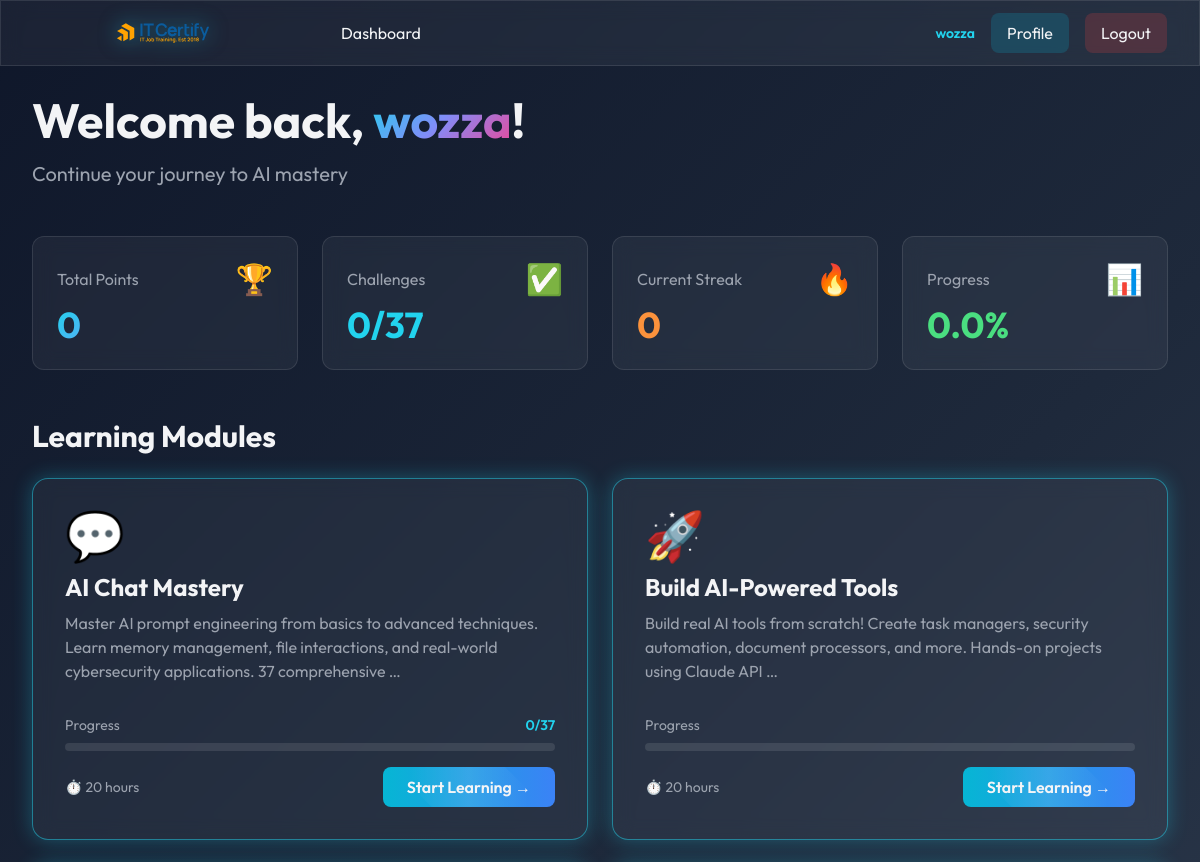
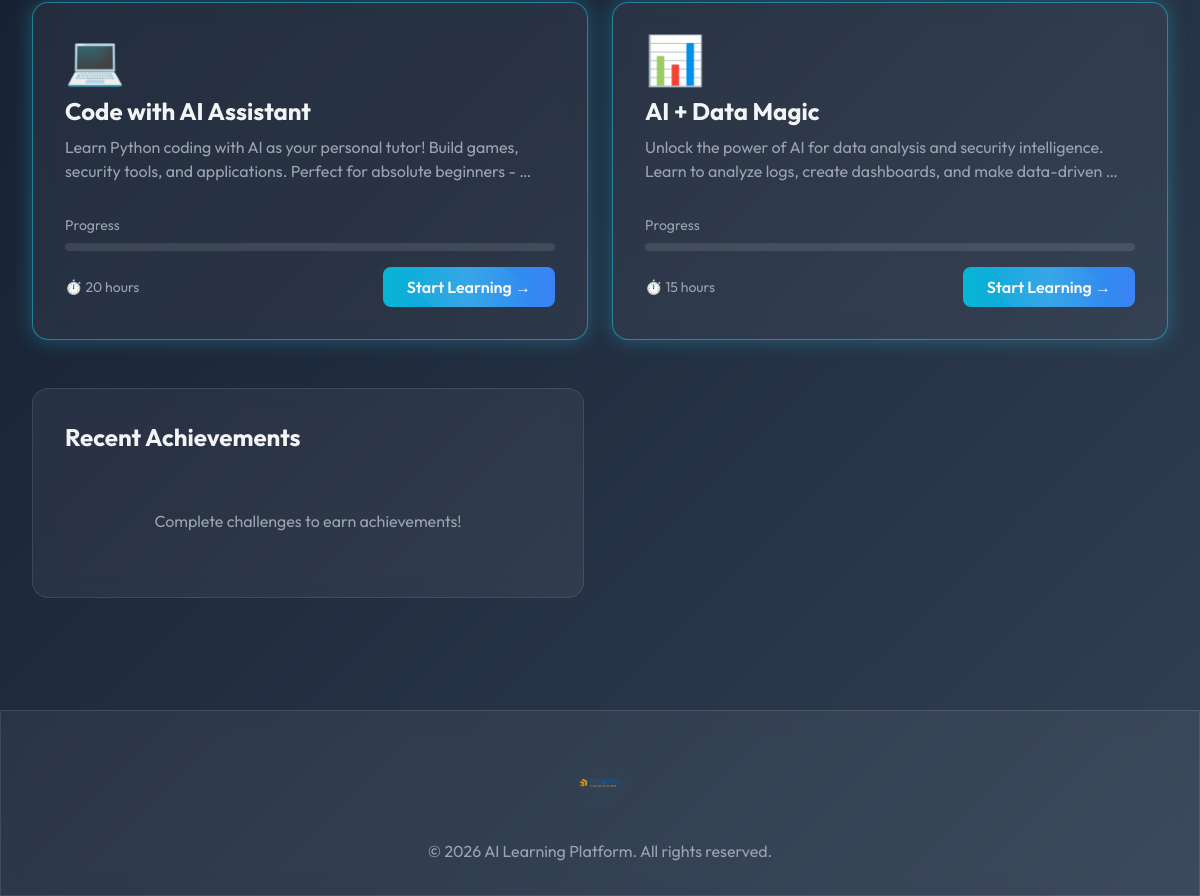
The page /dashboard/ (signed in) on the database its author committed (2 pictures, top to bottom).
### learning/models.py (models this page shows, shortened)
class Leaderboard(models.Model):
    user = models.OneToOneField(User, on_delete=models.CASCADE, related_name='leaderboard')
    total_points = models.IntegerField(default=0)
    challenges_completed = models.IntegerField(default=0)
    modules_completed = models.IntegerField(default=0)
    current_streak = models.IntegerField(default=0)
    longest_streak = models.IntegerField(default=0)
    last_activity_date = models.DateField(default=timezone.now)
    class Meta:
        ordering = ['-total_points', '-challenges_completed']

class Module(models.Model):
    MODULE_TYPES = [
        ('chat', 'AI Chat Mastery'),
        ('builder', 'Build AI-Powered Tools'),
        ('coding', 'Code with AI Assistant'),
        ('data', 'AI + Data Magic'),
    ]
    title = models.CharField(max_length=200)
    description = models.TextField()
    module_type = models.CharField(max_length=20, choices=MODULE_TYPES)
    order = models.IntegerField(default=0)
    duration_hours = models.IntegerField(default=15)
    icon = models.CharField(max_length=50, default='🎯')
    is_active = models.BooleanField(default=True)
    prerequisite = models.ForeignKey('self', on_delete=models.SET_NULL, null=True, blank=True, related_name='unlocks')
    created_at = models.DateTimeField(auto_now_add=True)
    class Meta:
        ordering = ['order']
    def is_unlocked_for_user(self, user):
        if not self.prerequisite:
            return True  # First module is always unlocked

class UserProgress(models.Model):
    user = models.ForeignKey(User, on_delete=models.CASCADE, related_name='progress')
    module = models.ForeignKey(Module, on_delete=models.CASCADE)
    challenges_completed = models.IntegerField(default=0)
    total_points = models.IntegerField(default=0)
    started_at = models.DateTimeField(auto_now_add=True)
    last_activity = models.DateTimeField(auto_now=True)
    completed = models.BooleanField(default=False)
    class Meta:
        unique_together = ['user', 'module']

### learning/views.py (the view)
# urls.py: path('dashboard/', views.dashboard, name='dashboard'),
@login_required
def dashboard(request):
    modules = Module.objects.filter(is_active=True)
    user_progress = UserProgress.objects.filter(user=request.user)
    leaderboard, created = Leaderboard.objects.get_or_create(user=request.user)
    total_challenges = Challenge.objects.filter(module__is_active=True).count()
    completed_challenges = ChallengeAttempt.objects.filter(
        user=request.user,
        passed=True
    ).values('challenge').distinct().count()
    progress_percentage = (completed_challenges / total_challenges * 100) if total_challenges > 0 else 0
    recent_achievements = UserAchievement.objects.filter(
        user=request.user
    ).order_by('-earned_at')[:5]
    top_performers = Leaderboard.objects.all()[:10]
    modules_with_status = []
    for module in modules:
        modules_with_status.append({
            'module': module,
            'is_unlocked': module.is_unlocked_for_user(request.user)
        })
    context = {
        'modules': modules,
        'modules_with_status': modules_with_status,
        'user_progress': user_progress,
        'leaderboard': leaderboard,
        'progress_percentage': round(progress_percentage, 1),
        'completed_challenges': completed_challenges,
        'total_challenges': total_challenges,
        'recent_achievements': recent_achievements,
        'top_performers': top_performers,
    }
    return render(request, 'dashboard.html', context)

### templates/dashboard.html (shortened to what this page needs)
{% extends 'base.html' %}
{% block content %}
<div class="max-w-7xl mx-auto px-4 sm:px-6 lg:px-8">
    <div class="mb-12">
        <h1 class="text-5xl font-bold mb-4">
            Welcome back, <span class="gradient-text">{{ user.username }}</span>!
        </h1>
        <p class="text-xl text-gray-400">Continue your journey to AI mastery</p>
    </div>
    <div class="grid md:grid-cols-4 gap-6 mb-12">
        <div class="glass-effect rounded-xl p-6 hover-lift">
            <div class="flex items-center justify-between mb-2">
                <span class="text-gray-400">Total Points</span>
                <span class="text-3xl">🏆</span>
            </div>
            <div class="text-4xl font-bold gradient-text">{{ leaderboard.total_points }}</div>
        </div>
        <div class="glass-effect rounded-xl p-6 hover-lift">
            <div class="flex items-center justify-between mb-2">
                <span class="text-gray-400">Challenges</span>
                <span class="text-3xl">✅</span>
            </div>
            <div class="text-4xl font-bold text-cyan-400">{{ completed_challenges }}/{{ total_challenges }}</div>
        </div>
        <div class="glass-effect rounded-xl p-6 hover-lift">
            <div class="flex items-center justify-between mb-2">
                <span class="text-gray-400">Current Streak</span>
                <span class="text-3xl">🔥</span>
            </div>
            <div class="text-4xl font-bold text-orange-400">{{ leaderboard.current_streak }}</div>
        </div>
        <div class="glass-effect rounded-xl p-6 hover-lift">
            <div class="flex items-center justify-between mb-2">
                <span class="text-gray-400">Progress</span>
                <span class="text-3xl">📊</span>
            </div>
            <div class="text-4xl font-bold text-green-400">{{ progress_percentage }}%</div>
        </div>
    </div>
    <div class="mb-12">
        <h2 class="text-3xl font-bold mb-6">Learning Modules</h2>
        <div class="grid md:grid-cols-2 gap-6">
            {% for item in modules_with_status %}
            <div class="glass-effect rounded-2xl p-8 hover-lift neon-border {% if not item.is_unlocked %}opacity-50 cursor-not-allowed{% endif %} relative">
                <div class="flex items-start justify-between mb-4">
                    <div>
                        <div class="text-5xl mb-3">{{ item.module.icon }}</div>
                        <h3 class="text-2xl font-bold mb-2">{{ item.module.title }}</h3>
                        <p class="text-gray-400 mb-4">{{ item.module.description|truncatewords:20 }}</p>
                    </div>
                </div>
                <div class="mb-4">
                    <div class="flex justify-between text-sm mb-2">
                        <span class="text-gray-400">Progress</span>
                        <span class="text-cyan-400 font-semibold">
                            {% for progress in user_progress %}
                                {% if progress.module.id == item.module.id %}
                                    {{ progress.challenges_completed }}/{{ item.module.challenges.count }}
                                {% endif %}
                            {% endfor %}
                        </span>
                    </div>
                    <div class="w-full bg-white/10 rounded-full h-2">
                    </div>
                </div>
                <div class="flex items-center justify-between">
                    <span class="text-sm text-gray-400">⏱️ {{ item.module.duration_hours }} hours</span>
                    {% if item.is_unlocked %}
                    <a href="{% url 'module_detail' item.module.id %}"
                       class="px-6 py-2 bg-gradient-to-r from-cyan-500 to-blue-500 rounded-lg font-semibold hover-lift sparkle">
                        Start Learning →
                    </a>
                    {% else %}
                    <button disabled
                       class="px-6 py-2 bg-gray-500/20 rounded-lg font-semibold cursor-not-allowed text-gray-500">
                        🔒 Locked
                    </button>
                    {% endif %}
                </div>
            </div>
            {% endfor %}
        </div>
    </div>
    <div class="grid md:grid-cols-2 gap-8">
        <div class="glass-effect rounded-2xl p-8">
            <h3 class="text-2xl font-bold mb-6">Recent Achievements</h3>
            {% if recent_achievements %}
                <div class="space-y-4">
                    {% for ua in recent_achievements %}
                    <div class="flex items-center space-x-4 p-4 bg-white/5 rounded-lg">
                        <span class="text-4xl">{{ ua.achievement.icon }}</span>
                        <div>
                            <div class="font-semibold">{{ ua.achievement.name }}</div>
                            <div class="text-sm text-gray-400">{{ ua.achievement.description }}</div>
                        </div>
                    </div>
                    {% endfor %}
                </div>
            {% else %}
                <p class="text-gray-400 text-center py-8">Complete challenges to earn achievements!</p>
            {% endif %}
        </div>
    </div>
</div>
{% endblock %}

### templates/base.html (shortened to what this page needs)
<!DOCTYPE html>
{% load static %}
<html lang="en">
<head>
    <script src="https://cdn.tailwindcss.com"></script>
</head>
<body class="text-gray-100">
    {% if user.is_authenticated %}
    <nav class="glass-effect fixed w-full top-0 z-50">
        <div class="max-w-7xl mx-auto px-4 sm:px-6 lg:px-8">
            <div class="flex justify-between items-center h-16">
                <div class="flex items-center space-x-8">
                    <a href="{% url 'dashboard' %}" class="flex items-center">
                        <img src="{% static 'images/Logo-3.svg' %}" alt="AI Learning Platform Logo" class="logo-img">
                    </a>
                    <div class="hidden md:flex space-x-4">
                        <a href="{% url 'dashboard' %}" class="px-4 py-2 rounded-lg hover:bg-white/10 transition">
                            Dashboard
                        </a>
                    </div>
                </div>
                <div class="flex items-center space-x-4">
                    <div class="text-sm">
                        <span class="text-cyan-400 font-semibold">{{ user.username }}</span>
                    </div>
                    <a href="{% url 'profile' %}" class="px-4 py-2 rounded-lg bg-cyan-500/20 hover:bg-cyan-500/30 transition">
                        Profile
                    </a>
                    <a href="{% url 'logout' %}" class="px-4 py-2 rounded-lg bg-red-500/20 hover:bg-red-500/30 transition">
                        Logout
                    </a>
                </div>
            </div>
        </div>
    </nav>
    <div class="pt-16">
        {% endif %}
        <main class="{% if user.is_authenticated %}py-8{% else %}py-0{% endif %}">
            {% block content %}{% endblock %}
        </main>
        {% if user.is_authenticated %}
    </div>
    {% endif %}
    <footer class="glass-effect mt-20 py-8">
        <div class="max-w-7xl mx-auto px-4 sm:px-6 lg:px-8">
            <div class="flex flex-col items-center space-y-4">
                <img src="{% static 'images/Logo-3.svg' %}" alt="AI Learning Platform Logo" class="footer-logo">
                <p class="text-gray-400 text-center">
                    &copy; <span id="currentYear"></span> AI Learning Platform. All rights reserved.
                </p>
            </div>
        </div>
    </footer>
</body>
</html>

### templates/base.html (style rules this page uses)
* { font-family: 'Outfit', sans-serif; }
body { background: linear-gradient(135deg, #0F172A 0%, #1E293B 50%, #334155 100%); min-height: 100vh; }
.glass-effect { background: rgba(255, 255, 255, 0.05); backdrop-filter: blur(10px); border: 1px solid rgba(255, 255, 255, 0.1); }
.neon-border { box-shadow: 0 0 20px rgba(34, 211, 238, 0.3); border: 1px solid rgba(34, 211, 238, 0.5); }
.gradient-text { background: linear-gradient(135deg, #22D3EE, #818CF8, #EC4899); -webkit-background-clip: text; -webkit-text-fill-color: transparent; background-clip: text; }
.hover-lift { transition: transform 0.3s ease, box-shadow 0.3s ease; }
.sparkle { position: relative; overflow: hidden; }
.sparkle::before { content: ''; position: absolute; top: -50%; left: -50%; width: 200%; height: 200%; background: linear-gradient( 45deg, transparent 30%, rgba(255, 255, 255, 0.1) 50%, transparent 70% ); transform: rotate(45deg); animation: sparkle 3s infinite; }
.logo-img { height: 180px; width: auto; filter: drop-shadow(0 0 10px rgba(34, 211, 238, 0.5)); transition: transform 0.3s ease; }
.footer-logo { height: 80px; width: auto; filter: drop-shadow(0 0 15px rgba(34, 211, 238, 0.3)); opacity: 0.8; }

### rows shown on the page
Leaderboard: total_points "0", current_streak "0"
Module: module.icon "💬", module "AI Chat Mastery", module.description "Master AI prompt engineering from basics to advanced techniques. Learn memory management, file interactions, and real-world cybersecurity applications. 37 comprehensive …", module.challenges.count "37", module.duration_hours "20"
UserProgress: challenges_completed "0"
Module: module.icon "🚀", module "Build AI-Powered Tools", module.description "Build real AI tools from scratch! Create task managers, security automation, document processors, and more. Hands-on projects using Claude API …", module.duration_hours "20"
Module: module.icon "💻", module "Code with AI Assistant", module.description "Learn Python coding with AI as your personal tutor! Build games, security tools, and applications. Perfect for absolute beginners - …", module.duration_hours "20"
Module: module.icon "📊", module "AI + Data Magic", module.description "Unlock the power of AI for data analysis and security intelligence. Learn to analyze logs, create dashboards, and make data-driven …", module.duration_hours "15"

### other values the page prints
{{ user.username }} "wozza"
{{ completed_challenges }} "0"
{{ total_challenges }} "37"
{{ progress_percentage }} "0.0"
